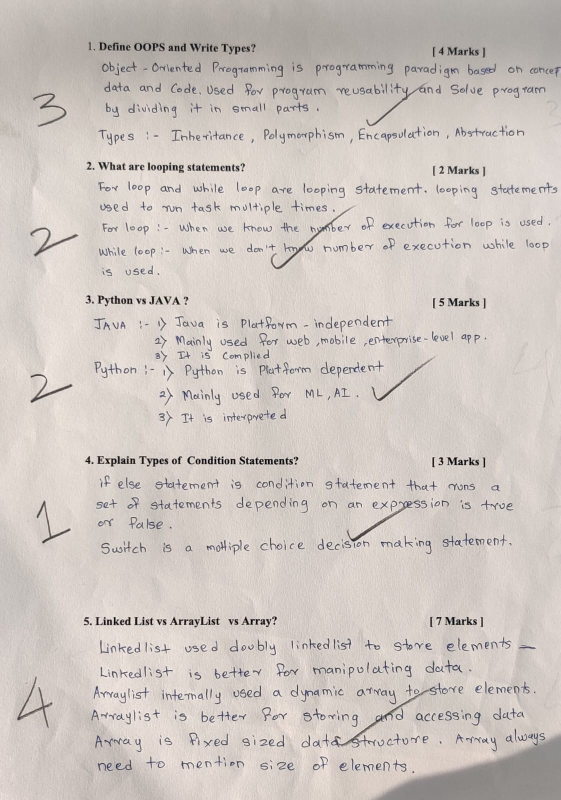
#> input picture desc2.jpeg, 1121 x 1600 px, found by its file name (shown at 1/2 size)
$ jupyter execute --allow-errors 'final descriptive.ipynb'   (shell and % lines are left out)
#> lines starting #> are read from the running program, lines starting #| are printed output that depends on the picture; after the words box and inside, x2 and y2 are one past the last pixel; in counts of white or black regions, pixels touching at a corner belong together
[cell 1]
import cv2
import torch
from PIL import Image
import numpy as np
from google.colab.patches import cv2_imshow
import pandas as pd
import pytesseract
from keras.datasets import mnist
from keras.layers import Dense, Flatten
from keras.layers.convolutional import Conv2D
from keras.models import Sequential ,load_model
from keras.utils import to_categorical
import matplotlib.pyplot as plt
import glob

Sentence Transformers

[cell 2]
from sentence_transformers import SentenceTransformer, util
#> (the rest of this cell did not finish here and is left out)

[cell 3]
df = pd.read_csv('/content/java_syllabus.csv')
#> (reads java_syllabus.csv from the repository)

[cell 4]
contents = [content for content in df['Contents'].values]

topics = [topic for topic in df['Topic'].values]

# display(topics)

Model of Number Recognition

#> (a cell that did not finish here is left out)

Image Processing

[cell 6]
img_rgb = cv2.imread('/content/desc2.jpeg')
#> img_rgb is the input picture: shape (1600, 1121, 3); mean B, G, R 192.6, 198, 205.8
img_gray = cv2.cvtColor(img_rgb, cv2.COLOR_BGR2GRAY)
wid, hgt = img_gray.shape[::-1]
#> wid = 1121; hgt = 1600
cv2_imshow(img_rgb)

[cell 7]
ret, thresh1 = cv2.threshold(img_gray, 0, 255, cv2.THRESH_OTSU |
                                          cv2.THRESH_BINARY_INV)
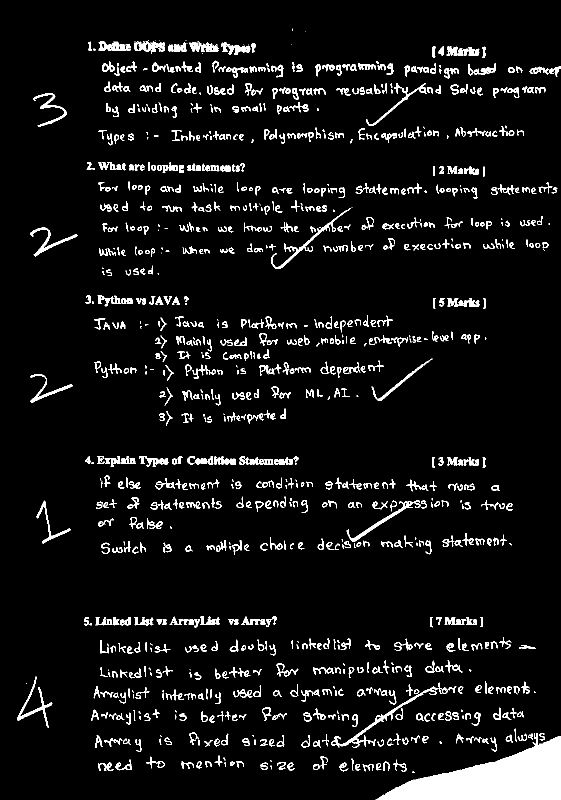
#> thresh1: shape (1600, 1121) (shown at 1/2 size); 6.5% white; 1122 white regions (178 under 20 px), largest, box (x1, y1, x2, y2) and area: (751, 1466, 1121, 1600) 24567, (662, 1365, 896, 1495) 1786, (542, 416, 702, 538) 1245
#> ret = 159
# cv2.imwrite('threshold_image.jpg',thresh1)

# cv2_imshow(thresh1)
rect_kernel = cv2.getStructuringElement(cv2.MORPH_RECT, (7, 6))
dilation = cv2.dilate(thresh1, rect_kernel, iterations = 2)
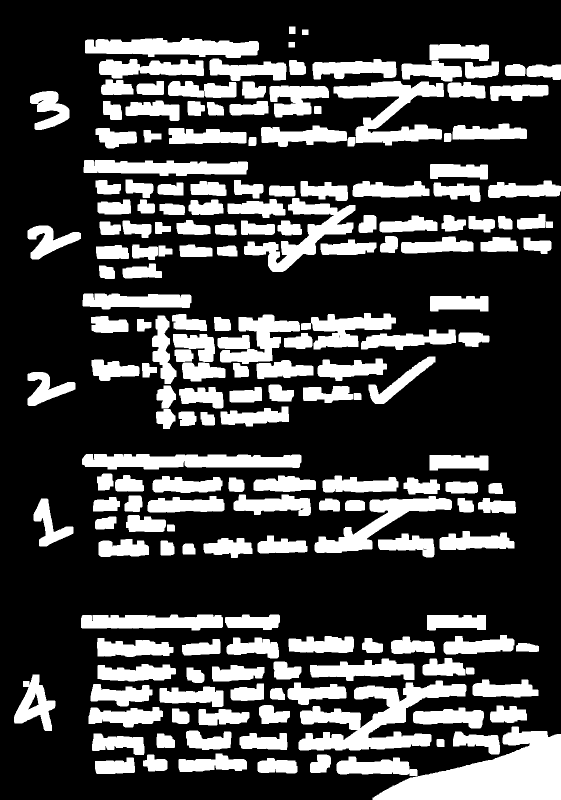
#> dilation: shape (1600, 1121) (shown at 1/2 size); 27.7% white; 188 white regions
# cv2.imwrite('dilation_image.jpg',dilation)
# cv2_imshow(dilation)

[cell 8]
contours, hierarchy = cv2.findContours(dilation, cv2.RETR_EXTERNAL,
                                            cv2.CHAIN_APPROX_NONE)
#> contours = 188 contours; largest, box (x1, y1, x2, y2) and area: (745, 1453, 1121, 1600) 28470, (597, 1361, 933, 1501) 18489, (667, 162, 888, 291) 11659, (164, 908, 603, 939) 10202, (170, 76, 518, 116) 9696

im2 = img_rgb.copy()

[cell 9]
list = []
c=0
max_marks =[]
cropped = ""
que = []
#> (the rest of this cell did not finish here and is left out)

[cell 10]
final=[]
for i in max_marks:
  x="".join(ch for ch in i[0] if ch.isalnum())
  if x.isalnum():
    if x.__contains__("Marks"):
    # num = [int(ch) for ch in x.split() if ch.isdigit()]
      final.append([int(x[0]), i[1] , i[2],i[3],i[4]])
#> after the loop, final = []

[cell 11]
# in this block we are coreleating max marks coordinates with question cooordinates and taking final output as
# coordinates of a question and max marks for a question as list
f_que = []
for m in final:
  comp = m[2]
  for q in que:
    if(abs(comp-q[1])) in range(0,15) and ((q[2]*q[3])>500):

      f_que.append([q,m[0]])
#> this loop made 0 passes
#> after the loop, f_que = []

[cell 12]
# for i in f_que:
#     print(i)

[cell 13]
# for i in list:
#     print(i)

[cell 14]
#In this block we coreleate coordinates of question and marks attained
# we can have question coordinates , marks obtained coordinates , max marks in one list
ans = []
for l in list:
  comp = l[1]
  for m in f_que:
    if(l[1]-m[0][1] > 0 and l[1]-m[0][1]<comp):
      ans.append([l,m[0],m[1]])  # in ans list we have coordinates of marks obtained, question , max marks
      comp= l[1]-m[0][1]

[cell 15]
c=0
for i in range(len(ans)):
  mark_img = im2[ans[i][0][1]:ans[i][0][1] + ans[i][0][3], ans[i][0][0]:ans[i][0][0] + ans[i][0][2]]
  mark_img = cv2.resize(mark_img, (28,28))
  # cv2_imshow(mark_img)
  cv2.imwrite("/content/obtained_marks/mark"+str(c)+".jpeg",mark_img)
  c+=1
#> after the loop, c = 0
